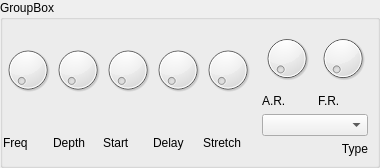
<?xml version="1.0" encoding="UTF-8"?>
<ui version="4.0">
 <class>LFOBox</class>
 <widget class="QGroupBox" name="LFOBox">
  <property name="geometry">
   <rect>
    <x>0</x>
    <y>0</y>
    <width>372</width>
    <height>168</height>
   </rect>
  </property>
  <property name="windowTitle">
   <string>GroupBox</string>
  </property>
  <property name="title">
   <string>GroupBox</string>
  </property>
  <layout class="QGridLayout" name="gridLayout">
   <property name="margin">
    <number>0</number>
   </property>
   <property name="spacing">
    <number>0</number>
   </property>
   <item row="0" column="0">
    <widget class="Dial" name="freq">
     <property name="sizePolicy">
      <sizepolicy hsizetype="Preferred" vsizetype="Preferred">
       <horstretch>0</horstretch>
       <verstretch>0</verstretch>
      </sizepolicy>
     </property>
    </widget>
   </item>
   <item row="0" column="1">
    <widget class="Dial" name="intensity">
     <property name="sizePolicy">
      <sizepolicy hsizetype="Preferred" vsizetype="Preferred">
       <horstretch>0</horstretch>
       <verstretch>0</verstretch>
      </sizepolicy>
     </property>
    </widget>
   </item>
   <item row="0" column="2">
    <widget class="Dial" name="start">
     <property name="sizePolicy">
      <sizepolicy hsizetype="Preferred" vsizetype="Preferred">
       <horstretch>0</horstretch>
       <verstretch>0</verstretch>
      </sizepolicy>
     </property>
    </widget>
   </item>
   <item row="0" column="3">
    <widget class="Dial" name="delay">
     <property name="sizePolicy">
      <sizepolicy hsizetype="Preferred" vsizetype="Preferred">
       <horstretch>0</horstretch>
       <verstretch>0</verstretch>
      </sizepolicy>
     </property>
    </widget>
   </item>
   <item row="1" column="0">
    <widget class="QLabel" name="label_31">
     <property name="text">
      <string>Freq</string>
     </property>
    </widget>
   </item>
   <item row="1" column="1">
    <widget class="QLabel" name="label_32">
     <property name="text">
      <string>Depth</string>
     </property>
    </widget>
   </item>
   <item row="1" column="2">
    <widget class="QLabel" name="label_33">
     <property name="text">
      <string>Start</string>
     </property>
    </widget>
   </item>
   <item row="1" column="3">
    <widget class="QLabel" name="label_34">
     <property name="text">
      <string>Delay</string>
     </property>
    </widget>
   </item>
   <item row="1" column="5">
    <widget class="QLabel" name="label_35">
     <property name="text">
      <string>Stretch</string>
     </property>
    </widget>
   </item>
   <item row="0" column="5">
    <widget class="Dial" name="stretch">
     <property name="sizePolicy">
      <sizepolicy hsizetype="Preferred" vsizetype="Preferred">
       <horstretch>0</horstretch>
       <verstretch>0</verstretch>
      </sizepolicy>
     </property>
    </widget>
   </item>
   <item row="0" column="6" rowspan="2">
    <widget class="QWidget" name="widget" native="true">
     <layout class="QGridLayout" name="gridLayout_2">
      <item row="0" column="0">
       <widget class="Dial" name="ar">
        <property name="sizePolicy">
         <sizepolicy hsizetype="Preferred" vsizetype="Preferred">
          <horstretch>0</horstretch>
          <verstretch>0</verstretch>
         </sizepolicy>
        </property>
       </widget>
      </item>
      <item row="3" column="0" colspan="2">
       <widget class="QLabel" name="label">
        <property name="text">
         <string>Type</string>
        </property>
        <property name="alignment">
         <set>Qt::AlignRight|Qt::AlignTrailing|Qt::AlignVCenter</set>
        </property>
       </widget>
      </item>
      <item row="2" column="0" colspan="2">
       <widget class="QComboBox" name="comboBox"/>
      </item>
      <item row="0" column="1">
       <widget class="Dial" name="fr">
        <property name="sizePolicy">
         <sizepolicy hsizetype="Preferred" vsizetype="Preferred">
          <horstretch>0</horstretch>
          <verstretch>0</verstretch>
         </sizepolicy>
        </property>
       </widget>
      </item>
      <item row="1" column="1">
       <widget class="QLabel" name="label_3">
        <property name="text">
         <string>F.R.</string>
        </property>
       </widget>
      </item>
      <item row="1" column="0">
       <widget class="QLabel" name="label_2">
        <property name="text">
         <string>A.R.</string>
        </property>
       </widget>
      </item>
     </layout>
    </widget>
   </item>
  </layout>
 </widget>
 <customwidgets>
  <customwidget>
   <class>Dial</class>
   <extends>QDial</extends>
   <header>dial.h</header>
  </customwidget>
 </customwidgets>
 <resources/>
 <connections/>
</ui>
